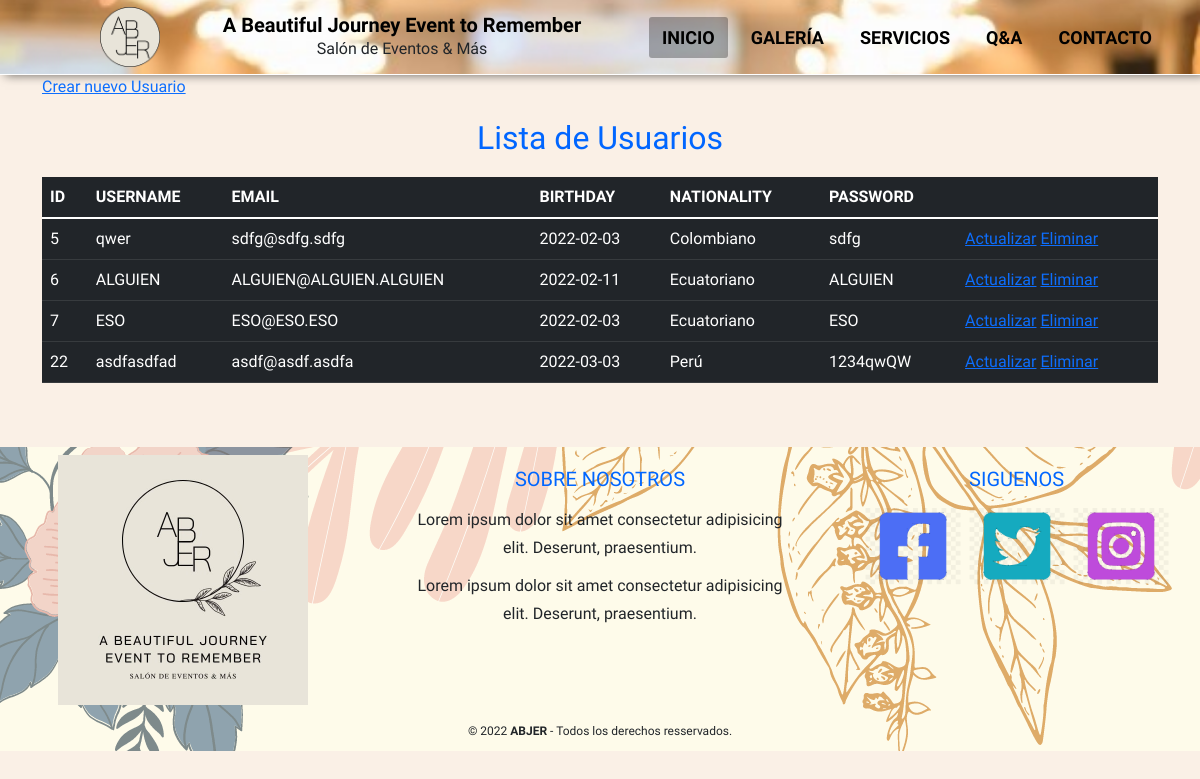
Before: / with the older database file.
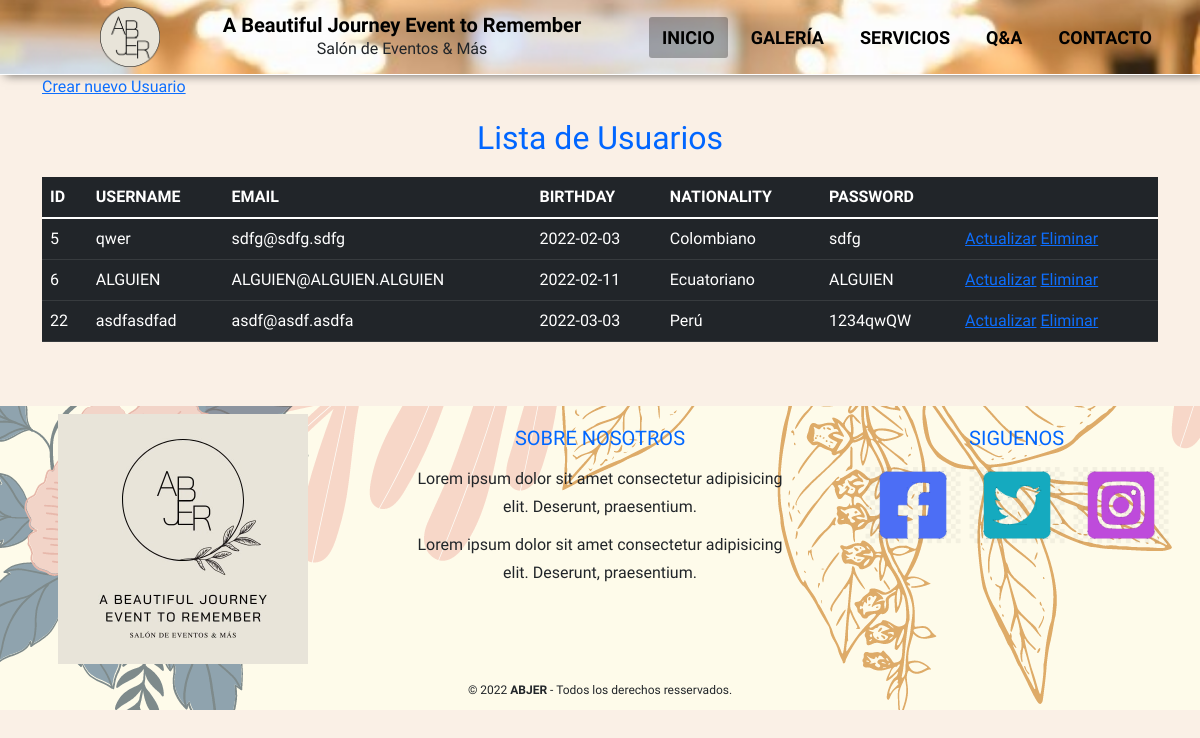
After: the same page with the newer database file.
### tables this page shows
CREATE TABLE `users` (
  `id_user` int(11) NOT NULL,
  `username` varchar(20) NOT NULL,
  `email` varchar(50) NOT NULL,
  `birthday` date NOT NULL,
  `nationality` varchar(50) NOT NULL,
  `password` varchar(50) NOT NULL
);

### control/UsuarioControl.php (called while the page is built, shortened)
<?php
require_once 'model/dao/UsuarioDAO.php';
class UsuarioControl {
    private $model;
    public function __construct() {
        $this->model = new UsuarioDAO();
    }
    public function index() {
        $results = $this->model->listar();
        require_once 'visual/modulos/usuarioPerez/usuario.list.php';
    }
}

### control/FrontControlador.php (called while the page is built, shortened)
<?php
class FrontControlador {
    public function ruteo() {
        $funcion = (!empty($_REQUEST['f']))?htmlentities($_REQUEST['f']):FUNCION_PRINCIPAL;
        $cont = new $controlador();
        $cont->$funcion();
    }
}

### index.php (called while the page is built)
<?php
require_once 'control/FrontControlador.php';
$front = new FrontControlador();
$front->ruteo();

### config/Conexion.php (called while the page is built)
<?php
class Conexion {
    public static function getConexion() {
        $database_username = 'root';
        $database_password = '';
        $dbname = "bdevento";
        $dsn = 'mysql:host=localhost;dbname=' . $dbname;
        $conexion = null;
        try {
            $conexion = new PDO($dsn, $database_username, $database_password);
            $conexion->setAttribute(PDO::ATTR_ERRMODE, PDO::ERRMODE_EXCEPTION);
        } catch (Exception $e) {
            echo $e;
            die("error " . $e->getMessage());
        }
        return $conexion;
    }
}

### model/dao/UsuarioDAO.php (called while the page is built, shortened)
<?php
require_once 'config/Conexion.php';
class UsuarioDAO {
    private $con;
    public function __construct() {
        $this->con = Conexion::getConexion();
    }
    public function listar() {
        $sql = "SELECT * FROM users";
        $stmt = $this->con->prepare($sql);
        $stmt->execute();
        $outputData = $stmt->fetchAll(PDO::FETCH_ASSOC);
        return $outputData;
    }
}

### visual/modulos/usuarioPerez/usuario.list.php (the view, shortened to what this page needs)
<?php require_once 'visual/templates/templatesPerez/Header.php'; ?>
<main class="container pb-5">
  <a href="index.php?c=usuario&f=nuevo">Crear nuevo Usuario</a>
  <div class="cabecera">
    <h2>Lista de Usuarios</h2>
  </div>
  <table class="table table-dark table-hover">
    <thead>
      <tr>
        <th>ID</th>
        <th>USERNAME</th>
        <th>EMAIL</th>
        <th>BIRTHDAY</th>
        <th>NATIONALITY</th>
        <th>PASSWORD</th>
        <th></th>
      </tr>
    </thead>
    <tbody>
      <?php
      foreach ($results as $row) {
      ?>
      <tr>
        <td><?php echo $row['id_user'] ?></td>
        <td><?php echo $row['username'] ?></td>
        <td><?php echo $row['email'] ?></td>
        <td><?php echo $row['birthday'] ?></td>
        <td><?php echo $row['nationality'] ?></td>
        <td><?php echo $row['password'] ?></td>
        <td>
          <a href="index.php?c=usuario&f=editar&id=<?php echo $row['id_user'] ?>">Actualizar</a>
          <a onclick="if(!confirm('Esta seguro de eliminar el contacto de id: <?php echo $row['id_user']; ?>?'))return false;"
            href="index.php?c=usuario&f=eliminar&id=<?php echo $row['id_user']; ?>">Eliminar</a>
        </td>
      </tr>
      <?php } ?>
    </tbody>
  </table>
</main>
<?php require_once 'visual/templates/footer.php'; ?>
</body>
</html>

### visual/templates/templatesPerez/Header.php (shortened to what this page needs)
<!DOCTYPE html>
<html lang="es">
  <head>
    <link href="https://cdn.jsdelivr.net/npm/bootstrap@5.1.3/dist/css/bootstrap.min.css" rel="stylesheet"
 />
    <link rel="stylesheet" href="assets/css/style_master.css" />
    <link rel="stylesheet" href="assets/css/PerezRenan.css" />
  </head>
  <body>
    <header class="header">
      <nav class="menu">
        <img class="logo" src="assets/images/logo.png" alt="logo" />
        <aside>
          <h2 class="letra">A Beautiful Journey Event to Remember</h2>
          <span>Salón de Eventos & Más</span>
        </aside>
        <ul class="menu_items">
          <li class="active">
            <a href="index.php?c=usuario&a=index&p=usuario"><strong class="peso">Inicio</strong></a>
          </li>
          <li>
            <a href="GonzalezEmily.html"><strong class="peso">Galería</strong></a>
          </li>
          <li>
            <a href="index.php?c=cotizar&a=index&p=cotizar"><strong class="peso">Servicios</strong></a>
          </li>
          <li>
            <a href="index.php?c=qa&a=index&p=qa"><strong class="peso">Q&A</strong></a>
          </li>
          <li>
            <a href="index.php?c=contacto&a=index&p=contacto"><strong class="peso">Contacto</strong></a>
          </li>
        </ul>
      </nav>
    </header>

### visual/templates/footer.php
<footer class="pie-pagina">
  <div class="grupo-1">
    <div class="box">
      <figure>
        <a href="#">
          <img src="assets/images/icono.jpg" alt="logo" />
        </a>
      </figure>
    </div>
    <div class="box">
      <h2>SOBRE NOSOTROS</h2>
      <p>Lorem ipsum dolor sit amet consectetur adipisicing elit. Deserunt, praesentium.</p>
      <p>Lorem ipsum dolor sit amet consectetur adipisicing elit. Deserunt, praesentium.</p>
    </div>
    <div class="box">
      <h2>SIGUENOS</h2>
      <div class="red-social">
        <a href="https://www.facebook.com"><img src="assets/images/face.png" alt="RF" height="80" width="100" /></a>
        <a href="https://twitter.com"><img src="assets/images/tw.png" alt="RT" height="80" width="100" /></a>
        <a href="https://www.instagram.com"><img src="assets/images/insta.png" alt="RC" height="80" width="100" /></a>
      </div>
    </div>
  </div>
  <div class="grupo-2">
    <small>&copy; 2022 <b>ABJER</b> - Todos los derechos resservados.</small>
  </div>
</footer>

### assets/css/style_master.css (style rules this page uses)
* { margin: 0; padding: 0; list-style: none; text-decoration: none; font-family: "Bai Jamjuree", sans-serif; }
body { background-color: linen; }
h2 { margin: 20px 0px; color: #0066ff; }
p { text-align: left; font-size: 135%; line-height: 175%; }
.menu { background-image: url("../images/Fevent.jpg"); background-size: cover; background-position: center; height: 75px; width: 100%; max-width: 1920px; display: flex; justify-content: space-between; align-items: center; border-bottom: 1px solid #fff; box-shadow: 5px 0 10px rgb(0, 0, 0, 0.6); font-weight: 300; text-align: center; }
.logo { height: 60px; padding-left: 100px; }
.letra { color: #000; font-size: 20px; font-weight: bold; text-align: center; align-items: center; justify-content: center; margin-bottom: 0; margin-top: 0; }
.peso { font-weight: bold; }
.menu_items { display: flex; list-style: none; margin-right: 30px; }
.menu_items li { border-radius: 3px; margin: 0 5px; }
.menu_items li a { padding: 7px 13px; text-decoration: none; font-size: 18px; display: block; text-transform: uppercase; color: #000; }
.menu_items li:hover, li.active { background-color: rgb(0, 0, 0, 0.3); transition: 0.4s; }
.pie-pagina { width: 100%; height: 19em; background-image: url(../images/fondo1.png); }
.grupo-1 { width: 100%; max-width: 1200px; text-align: center; justify-content: center; margin: auto; display: grid; grid-template-columns: repeat(3, 1fr); grid-gap: 50px; padding-bottom: 5px; }
.box figure { width: 100%; height: 100%; display: flex; justify-content: center; align-items: center; }
.box figure img { width: 250px; }
.box h2 { margin-bottom: 15px; font-size: 20px; }
.box p { margin-bottom: 10px; text-align: center; }
.grupo-2 { text-align: center; }
.grupo-2 small { font-size: 1rem; }

### assets/css/PerezRenan.css (style rules this page uses)
* { box-sizing: border-box; }
:root { --fs-xl: 5rem; --fs-l: 3rem; --fs-600: 1.5rem; --fs-500: 1.25rem; --fs-400: 1rem; --bg-clr: linen; --btn-color: #0066ff; }
@media (max-width: 90em) { :root { --fs-xl: 4rem; --fs-l: 2rem; --fs-600: 1.25rem; --fs-500: 1rem; --fs-400: 0.75rem; } }
ul { display: block; list-style-type: disc; margin-block-start: 1em; margin-block-end: 1em; margin-inline-start: 0px; margin-inline-end: 0px; padding-inline-start: 0px; }
main h2 { text-align: center; font-size: var(--fs-l); }
article a, p { font-size: var(--fs-500); }
.pie-pagina { width: 100%; height: 19em; background-image: url(../images/fondo1.png); }
.grupo-1 { width: 100%; max-width: 1200px; text-align: center; justify-content: center; margin: auto; display: grid; grid-template-columns: repeat(3, 1fr); grid-gap: 50px; padding-bottom: 5px; }
.box figure { width: 100%; height: 100%; display: flex; justify-content: center; align-items: center; }
.box figure img { width: 250px; }
.box h2 { margin-bottom: 15px; font-size: 20px; }
.box p { margin-bottom: 10px; text-align: center; }
.grupo-2 { text-align: center; }
.grupo-2 small { font-size: var(--fs-400); }

Changed rows visible on the page:
removed users: id_user "7", username "ESO", email "ESO@ESO.ESO", birthday "2022-02-03", nationality "Ecuatoriano", password "ESO"
